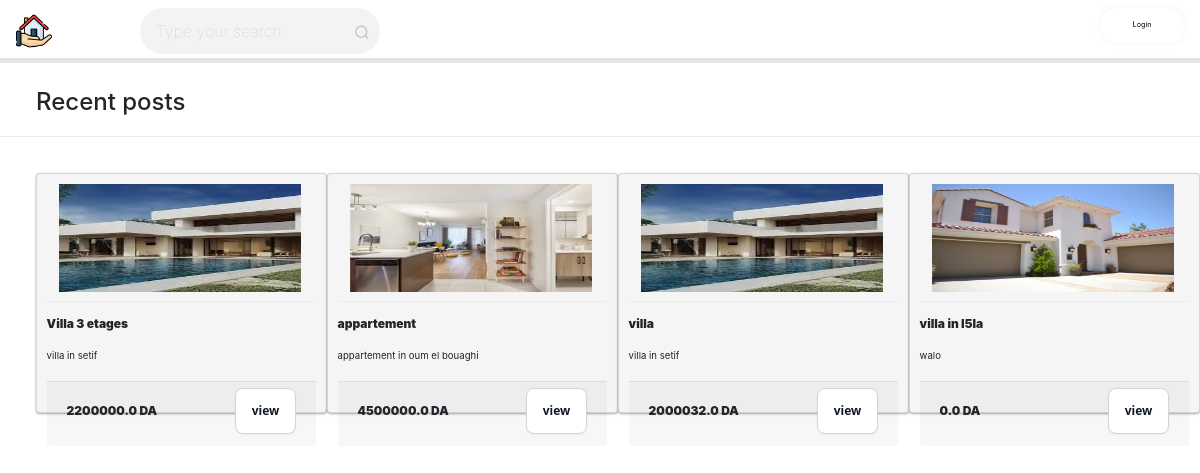
Before: /real_estate/ with the older database file.
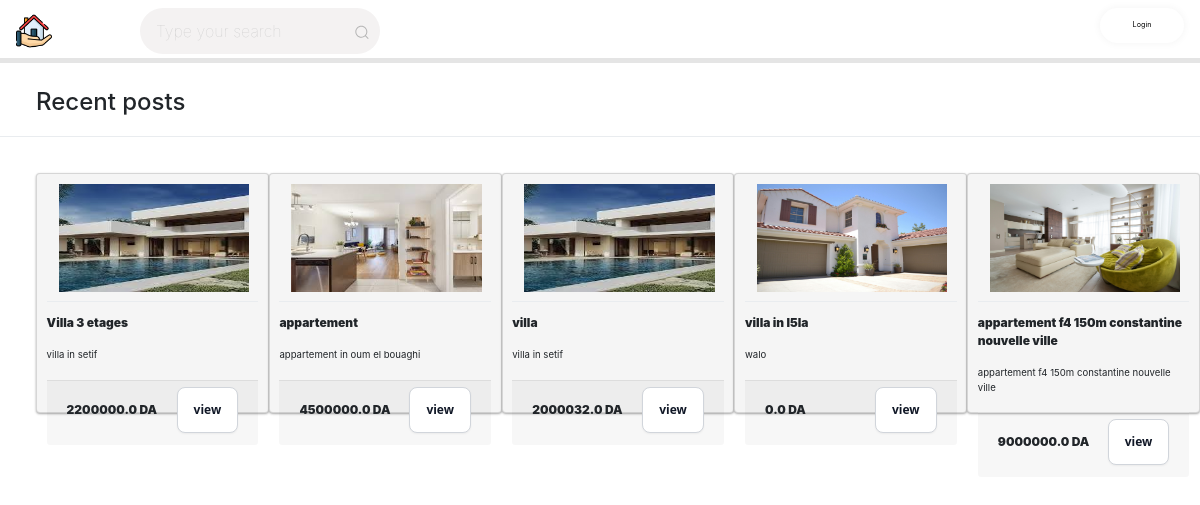
After: the same page with the newer database file.
### main/models.py (models this page shows, shortened)
class post(models.Model):
    user_id = models.ForeignKey("custom_user",on_delete=models.CASCADE)
    title = models.CharField(max_length=256)
    space = models.FloatField()
    floor_num = models.IntegerField()
    description = models.CharField(max_length=1024)
    price = models.FloatField()
    location = models.CharField(max_length=256)

class media_files(models.Model):
    post_id = models.ForeignKey("post",on_delete=models.CASCADE)
    path = models.ImageField(upload_to='post_pics/')

### main/views.py (the view)
# urls.py: 2. Add a URL to urlpatterns:  path('', views.home, name='home')
def home(request):
   posts = post.objects.prefetch_related('media_files_set').all()
   if not request.user.is_authenticated:
      return render(request , 'home.html',{'auth':False ,'delete_alert':False , 'posts':posts})
   else:
      return render(request , 'home.html',{'auth':True , 'posts':posts})

### main/templates/home.html (shortened to what this page needs)
{% load static %}
<!DOCTYPE html>
<html lang="en">
<head>
    <link rel="stylesheet" href="https://cdn.jsdelivr.net/npm/bootstrap@4.4.1/dist/css/bootstrap.min.css">
    <link rel="stylesheet" href="{% static 'css/home.css' %}">
</head>
<body>
  <div class="navbar">
    <img src="{% static 'public/external/brand.png' %}" >
    <div class="action-bar">
      <form action="{%url 'search'%}" method="post">
    <div class="search">
      <input type="text" class="search__input" placeholder="Type your search" name="search">
      <button class="search__button" type="submit">
      </button>
    </div>
      </form>
    <div class="account-container">
      {% if auth is False %}
       <a href="{% url 'login' %}"><button class="login-out">Login</button></a>
      {% endif %}
    </div>
  </div>
  </div>
  <p style="font-weight:500;font-size:2vw;margin-left:3vw;margin-top:2vw">Recent posts</p>
  <hr class="dropdown-divider">
  {%if posts%}
    <div class="cards">
    {%for post in posts%}
      <div class="card">
        <div class="card-img"><img src="{{post.media_files_set.first.path.url}}" alt=""></div>
        <hr class="dropdown-divider">
        <div class="card-info">
          <p class="text-title">{{post.title}} </p>
          <p class="text-body">{{post.description}}</p>
        </div>
        <div class="card-footer">
        <span class="text-title">{{post.price}} DA</span>
        <a href="{% url 'show post' post.id%}"><button class="view-item">view</button></a>
      </div>
    </div>
    {%endfor%}
  </div>
  {%else%}
  <div style="display: flex;justify-content: center;">
  <h2>No result</h2>
</div>
  {%endif%}
</body>

Changed rows visible on the page:
added post: media_files_set.first.path (picture), title "appartement f4 150m constantine nouvelle ville", description "appartement f4 150m constantine nouvelle ville", price "9000000.0"
